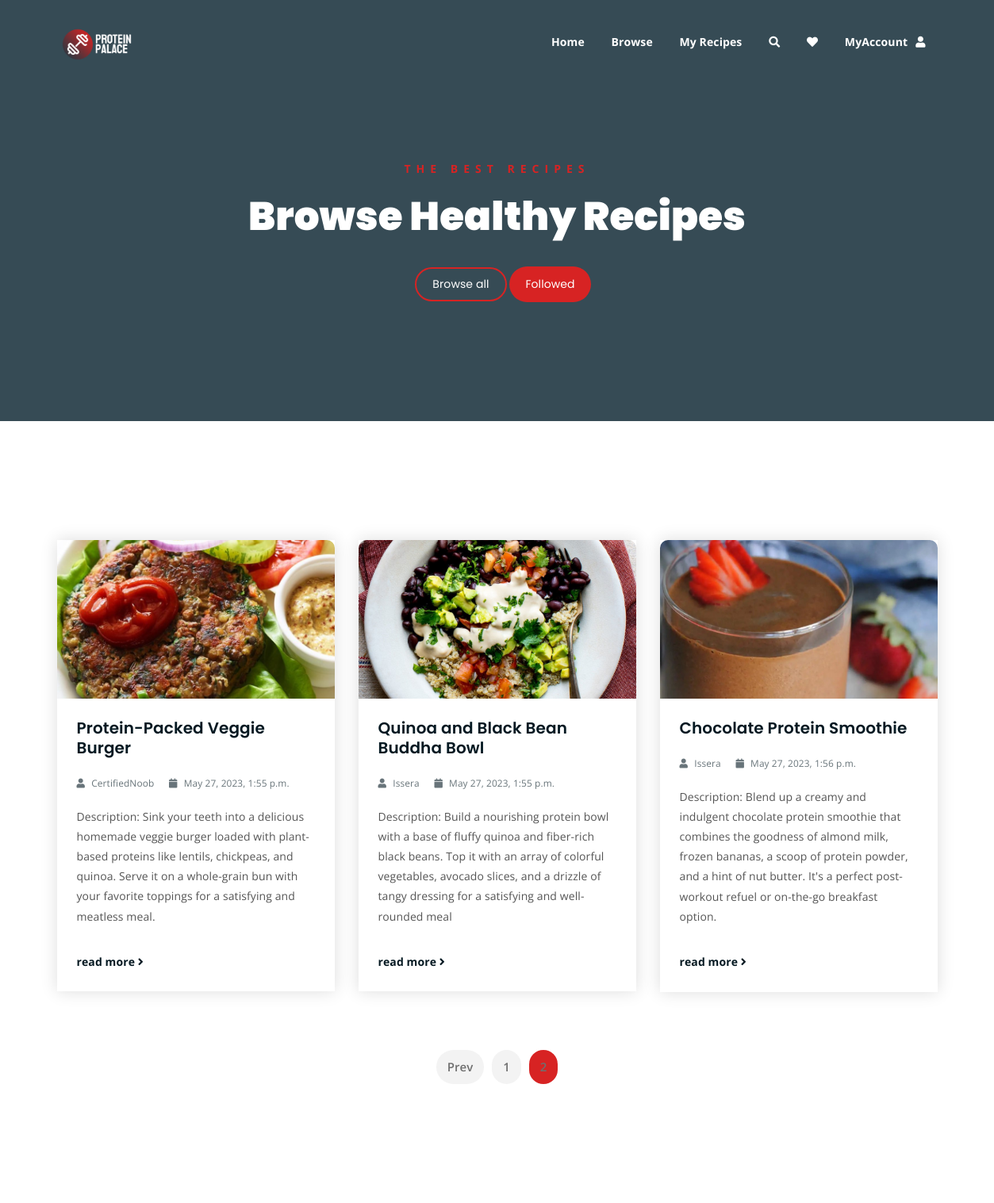
The page /following/?num=2 (signed in, upper part) on the database as committed earlier.
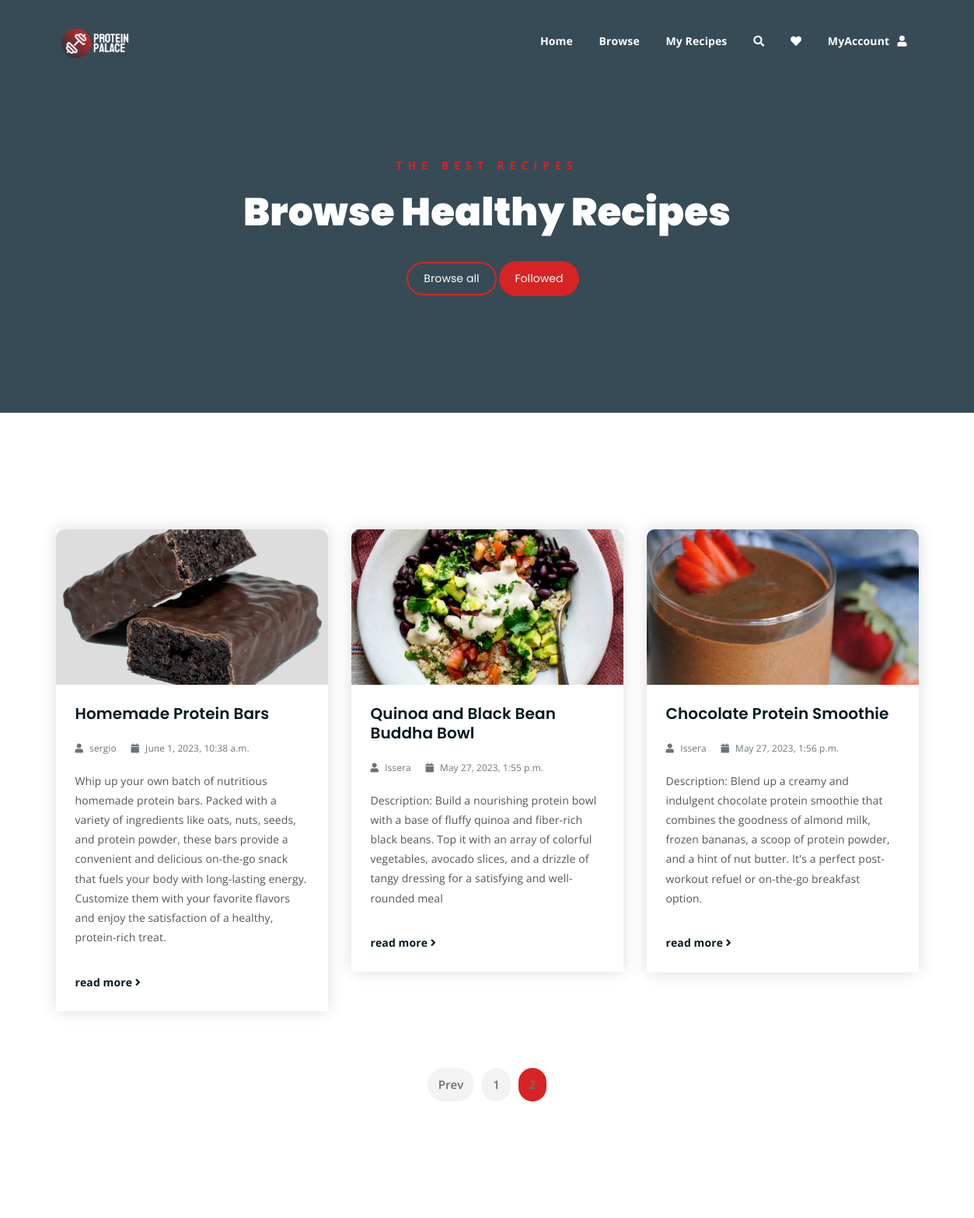
The same page on the database as committed later.
### ProteinPalaceApp/models.py (models this page shows, shortened)
class Recipe(models.Model):
    user = models.ForeignKey(User, on_delete=models.SET_NULL, null=True)
    name = models.CharField(max_length=255)
    image = models.ImageField(upload_to=recipe_image_filename)
    description = models.TextField()
    category = models.ForeignKey('Category', on_delete=models.CASCADE)
    comments = models.ManyToManyField('Comment', blank=True)
    createdAt = models.DateTimeField(auto_now_add=True)
    updatedAt = models.DateTimeField(auto_now=True)

### ProteinPalaceApp/views.py (the view)
# urls.py: path('following/', views.following, name = 'following'),
@login_required
def following(request):
    num = int(request.GET.get('num', 1))  # 1 is the default value
    max_recipes_per_page = 3  # Set the maximum number of recipes to display per page
    followed_users = request.user.userprofile.following.all()
    recipes = Recipe.objects.filter(user__in=followed_users)
    paginator = Paginator(recipes, max_recipes_per_page)
    page = paginator.get_page(num)
    page_range = paginator.page_range
    max_pages = paginator.num_pages
    myDict = {
        "title": "Browse",
        "current_page": "following",  # Set current_page to 'following'
        "num": num,
        "recipes": page,
        "max_recipes_per_page": max_recipes_per_page,
        "page_range": page_range,
        "max_pages": max_pages,
    }
    return render(request, 'browse-following.html', context=myDict)

### templates/browse-following.html
{% extends "browse.html" %}
{% block hero-btns %}
<a href="{% url 'browse' %}" class="bordered-btn">Browse all</a>
{% if user.is_authenticated %}
    <a href="{% url 'following' %}" class="boxed-btn">Followed</a>
{% endif %}
</div>
{% endblock %}

### templates/browse.html (shortened to what this page needs)
{% extends "index.html" %}
{% block content %}
<div class="breadcrumb-section breadcrumb-bg">
    <div class="container">
        <div class="row">
            <div class="col-lg-8 offset-lg-2 text-center">
                <div class="breadcrumb-text">
                    {% block breadcrumb-text %}
                    <p>The best recipes</p>
                    <h1>Browse Healthy Recipes</h1>
                    {% endblock %}
                </div>
                <div class="hero-btns">
                    {% block hero-btns %}{% endblock %}
                </div>
            </div>
        </div>
    </div>
{% block data %}
<div class="latest-news mt-150 mb-150">
    <div class="container">
        {% block recipes %}
        <div class="row">
            {% for recipe in recipes %}
            <div class="col-lg-4 col-md-6">
                <div class="single-latest-news">
                    <a href="{% if recipe.pk %} {% url 'recipe-detail' recipe.pk %}{% endif %}">
                        <div class="latest-news-bg" style="background-image: url('{{ recipe.image.url }}');"></div>
                    </a>
                    <div class="news-text-box">
                        <h3><a href="{% if recipe.pk %} {% url 'recipe-detail' recipe.pk %}{% endif %}" >{{ recipe.name }}</a></h3>
                        <p class="blog-meta">
                            <span class="author"><i class="fas fa-user"></i> {{ recipe.user.username }}</span>
                            <span class="date"><i class="fas fa-calendar"></i> {{ recipe.createdAt }}</span>
                        </p>
                        <p class="excerpt">{{ recipe.description }}</p>
                        <a href="{% if recipe.pk %} {% url 'recipe-detail' recipe.pk %}{% endif %}"  class="read-more-btn">read more <i class="fas fa-angle-right"></i></a>
                    </div>
                </div>
            </div>
            {% endfor %}
        </div>
        {% endblock %}
        <div class="row">
            <div class="container">
                <div class="row">
                    <div class="col-lg-12 text-center">
                        <div class="pagination-wrap">
                            <ul>
                                {% if num > 1 %}
                                    <li><a href="?num={{ num|add:'-1' }}">Prev</a></li>
                                {% endif %}
                                {% for page_num in page_range %}
                                    {% if page_num == num %}
                                        <li><a class="active" href="?num={{ page_num }}">{{ page_num }}</a></li>
                                    {% else %}
                                        <li><a href="?num={{ page_num }}">{{ page_num }}</a></li>
                                    {% endif %}
                                {% endfor %}
                            </ul>
                        </div>
                    </div>
                </div>
            </div>
        </div>
    </div>
</div>
{% endblock %}
{% endblock %}

Rows that differ between the two databases and show on the page:
no longer on this page (row unchanged): Recipe: image (picture), name "Protein-Packed Veggie Burger", user.username "CertifiedNoob", createdAt "May 27, 2023, 1:55 p.m.", description "Description: Sink your teeth into a delicious homemade veggie burger loaded with plant-based proteins like lentils, chickpeas, and quinoa. Serve it on a whole-grain bun with your favorite toppings for a satisfying and meatless meal."
added Recipe: image (picture), name "Homemade Protein Bars", user.username "sergio", createdAt "June 1, 2023, 10:38 a.m.", description "Whip up your own batch of nutritious homemade protein bars. Packed with a variety of ingredients like oats, nuts, seeds, and protein powder, these bars provide a convenient and delicious on-the-go snack that fuels your body with long-lasting energy. Customize them with your favorite flavors and enjoy the satisfaction of a healthy, protein-rich treat."
